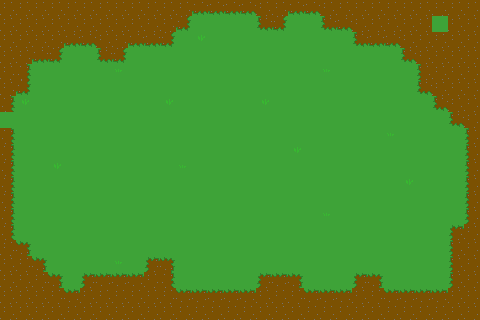

A level layout from a 2D game, rendered from its tile map. Below: a short description, then the map file with its tile-grid data intact:
An orthogonal 30x20 tile map with 16x16 px tiles, 2 tile layers (0, 1).

<map version="1.10" tiledversion="1.10.2" orientation="orthogonal" renderorder="right-up" width="30" height="20" tilewidth="16" tileheight="16" infinite="0" nextlayerid="5" nextobjectid="1">
 <tileset firstgid="1" source="../tileset/area1/area1.tsx" />
 <layer id="1" name="0" width="30" height="20">
  <data encoding="csv">
4,4,4,4,4,4,4,4,4,4,4,4,9,9,9,9,4,4,9,9,4,4,4,4,4,4,4,4,4,4,
4,4,4,4,4,4,4,4,4,4,4,14,1,1,1,1,13,14,1,1,13,9,4,4,4,4,4,4,4,4,
4,4,4,4,9,9,4,4,9,9,14,1,3,1,1,1,1,1,1,1,1,1,13,9,9,4,4,4,4,4,
4,4,9,14,1,1,13,14,1,1,1,1,1,1,1,1,1,1,1,1,1,1,1,1,1,13,4,4,4,4,
4,8,1,1,1,1,1,2,1,1,1,1,1,1,1,1,1,1,1,1,2,1,1,1,1,1,7,4,4,4,
4,14,1,1,1,1,1,1,1,1,1,1,1,1,1,1,1,1,1,1,1,1,1,1,1,1,13,4,4,4,
8,3,1,1,1,1,1,1,1,1,3,1,1,1,1,1,3,1,1,1,1,1,1,1,1,1,1,13,4,4,
8,1,1,1,1,1,1,1,1,1,1,1,1,1,1,1,1,1,1,1,1,1,1,1,1,1,1,1,13,4,
8,1,1,1,1,1,1,1,1,1,1,1,1,1,1,1,1,1,1,1,1,1,1,1,2,1,1,1,1,7,
8,1,1,1,1,1,1,1,1,1,1,1,1,1,1,1,1,1,3,1,1,1,1,1,1,1,1,1,1,7,
8,1,1,3,1,1,1,1,1,1,1,2,1,1,1,1,1,1,1,1,1,1,1,1,1,1,1,1,1,7,
8,1,1,1,1,1,1,1,1,1,1,1,1,1,1,1,1,1,1,1,1,1,1,1,1,3,1,1,1,7,
8,1,1,1,1,1,1,1,1,1,1,1,1,1,1,1,1,1,1,1,1,1,1,1,1,1,1,1,1,7,
8,1,1,1,1,1,1,1,1,1,1,1,1,1,1,1,1,1,1,1,2,1,1,1,1,1,1,1,1,7,
8,1,1,1,1,1,1,1,1,1,1,1,1,1,1,1,1,1,1,1,1,1,1,1,1,1,1,1,11,4,
4,12,1,1,1,1,1,1,1,1,1,1,1,1,1,1,1,1,1,1,1,1,1,1,1,1,1,1,7,4,
4,4,12,1,1,1,1,2,1,11,12,1,1,1,1,1,1,1,1,1,1,1,1,1,1,1,1,1,7,4,
4,4,4,12,1,11,10,10,10,4,8,1,1,1,1,1,11,10,12,1,1,1,11,12,1,1,1,1,7,4,
4,4,4,4,10,4,4,4,4,4,4,10,10,10,10,10,4,4,4,10,10,10,4,4,10,10,10,10,4,4,
4,4,4,4,4,4,4,4,4,4,4,4,4,4,4,4,4,4,4,4,4,4,4,4,4,4,4,4,4,4
</data>
 </layer>
 <layer id="2" name="1" width="30" height="20">
  <data encoding="csv">
0,0,0,0,0,0,0,0,0,0,0,0,0,0,0,0,0,0,0,0,0,0,0,0,0,0,0,0,0,0,
0,0,0,0,0,0,0,0,0,0,0,0,0,0,0,0,0,0,0,0,0,0,0,0,0,0,0,1,0,0,
0,0,0,0,0,0,0,0,0,0,0,0,0,0,0,0,0,0,0,0,0,0,0,0,0,0,0,0,0,0,
0,0,0,0,0,0,0,0,0,0,0,0,0,0,0,0,0,0,0,0,0,0,0,0,0,0,0,0,0,0,
0,0,0,0,0,0,0,0,0,0,0,0,0,0,0,0,0,0,0,0,0,0,0,0,0,0,0,0,0,0,
0,0,0,0,0,0,0,0,0,0,0,0,0,0,0,0,0,0,0,0,0,0,0,0,0,0,0,0,0,0,
0,0,0,0,0,0,0,0,0,0,0,0,0,0,0,0,0,0,0,0,0,0,0,0,0,0,0,0,0,0,
1,0,0,0,0,0,0,0,0,0,0,0,0,0,0,0,0,0,0,0,0,0,0,0,0,0,0,0,0,0,
0,0,0,0,0,0,0,0,0,0,0,0,0,0,0,0,0,0,0,0,0,0,0,0,0,0,0,0,0,0,
0,0,0,0,0,0,0,0,0,0,0,0,0,0,0,0,0,0,0,0,0,0,0,0,0,0,0,0,0,0,
0,0,0,0,0,0,0,0,0,0,0,0,0,0,0,0,0,0,0,0,0,0,0,0,0,0,0,0,0,0,
0,0,0,0,0,0,0,0,0,0,0,0,0,0,0,0,0,0,0,0,0,0,0,0,0,0,0,0,0,0,
0,0,0,0,0,0,0,0,0,0,0,0,0,0,0,0,0,0,0,0,0,0,0,0,0,0,0,0,0,0,
0,0,0,0,0,0,0,0,0,0,0,0,0,0,0,0,0,0,0,0,0,0,0,0,0,0,0,0,0,0,
0,0,0,0,0,0,0,0,0,0,0,0,0,0,0,0,0,0,0,0,0,0,0,0,0,0,0,0,0,0,
0,0,0,0,0,0,0,0,0,0,0,0,0,0,0,0,0,0,0,0,0,0,0,0,0,0,0,0,0,0,
0,0,0,0,0,0,0,0,0,0,0,0,0,0,0,0,0,0,0,0,0,0,0,0,0,0,0,0,0,0,
0,0,0,0,0,0,0,0,0,0,0,0,0,0,0,0,0,0,0,0,0,0,0,0,0,0,0,0,0,0,
0,0,0,0,0,0,0,0,0,0,0,0,0,0,0,0,0,0,0,0,0,0,0,0,0,0,0,0,0,0,
0,0,0,0,0,0,0,0,0,0,0,0,0,0,0,0,0,0,0,0,0,0,0,0,0,0,0,0,0,0
</data>
 </layer>
</map>
